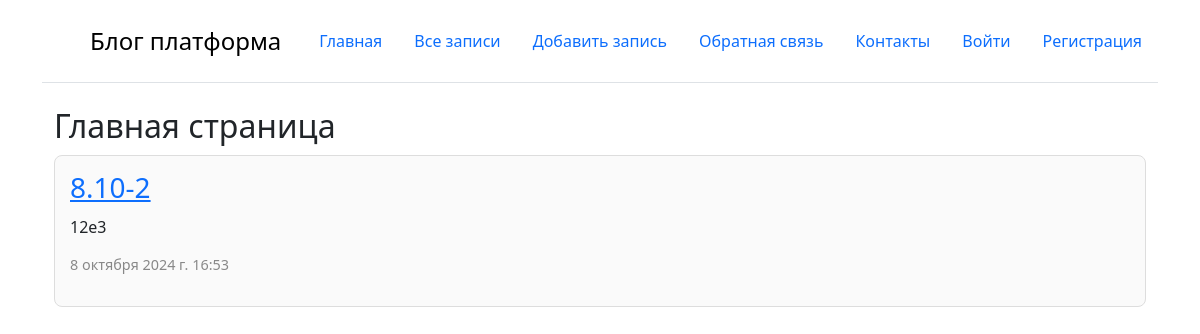
The page / on the database its author committed.
### core/models.py (models this page shows, shortened)
class Post(models.Model): # создааем таблицу и наследуем моделс
    title = models.CharField(max_length=200) # название атрибута соответствует названию поля, а значение - какой тип у
    text = models.TextField()
    created_data = models.DateTimeField(auto_now_add=True)
    category = models.ForeignKey(PostCategory,
                                 blank=True,
                                 null=True,
                                 on_delete=models.SET_NULL, # действия при удалении
                                 related_name='category_posts') # связь на уровне орм,
    profile = models.ForeignKey(Profile,
                                related_name='profile_posts',
                                on_delete=models.CASCADE)
    class Meta: # чтобы в админке красиво отображалось название таблицы, это интерфейс
        verbose_name = 'Запись'
        verbose_name_plural = 'Записи'
        ordering = ["-created_data"] # сортировка постов по новизне постов

### core/views.py (the view)
# urls.py: path('', main, name='main'),  # перавый параметр путь, второй - название функции, которую импортировали из .views
def main(request):
    post = Post.objects.all()[0] # команда достает все записи из таблицы Post, с этой конструкцией можно работать как
    return render(request, 'main.html', {"post": post}) # передаем запрос, который пришел от пользователя и шаблон -

### core/context_processor.py (called while the page is built)
def add_host(request):
    return {'HOST': settings.HOST}

### templates/main.html
{% extends 'base.html' %}
{% block content %}
<div class="container">
    <div class="col-md-12">
        <h2>Главная страница</h2>
        <div class="post-card">
            <h3><a href="{% url 'post_detail' post.id %}">{{ post.title }}</a></h3>
            <p>{{ post.text }}</p>
            <p class="date">{{ post.created_data }}</p>
        </div>
    </div>
</div>
{% endblock %}

### templates/base.html (style rules this page uses)
h1, h2 { margin: 0; padding-bottom: 10px; }
.post-card { padding: 15px; margin-bottom: 20px; border: 1px solid #ddd; border-radius: 8px; background-color: #fafafa; }
.post-card h3 { margin: 0 0 10px; }
.post-card p { margin: 0 0 15px; }
.post-card .date { color: #888; font-size: 0.9em; }

### rows shown on the page
Post: title "8.10-2", text "12e3", created_data "8 октября 2024 г. 16:53"
